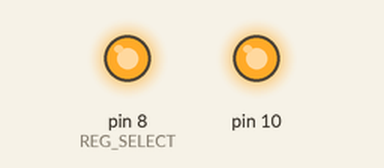
Bench run of a sketch on a simulated Arduino Uno, built with avr-gcc and run on an emulated ATmega328P. Parts: output pins drawn as LEDs (lit = HIGH).

Above: at 0.1 s.
Timing chart, 0 to 1.6 s (numbered marks = the images above):
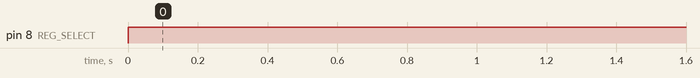

The sketch:

2.ino
```cpp
#include <SPI.h>
const int REG_SELECT = 8;
void setup()
{
  SPI.begin();
  pinMode(REG_SELECT, OUTPUT);
}
void rotateLeft(uint16_t &bits)
{
  bits = (bits << 1) | (bits >> 15);
}
void loop()
{
  static uint16_t nomad = 1;
  digitalWrite(REG_SELECT, LOW);
  SPI.transfer16(nomad);
  digitalWrite(REG_SELECT, HIGH);
  rotateLeft(nomad);
  delay(200);
}
```

Measured:
- by itself, pin 8 (REG_SELECT): LOW → HIGH at 0.00 s
